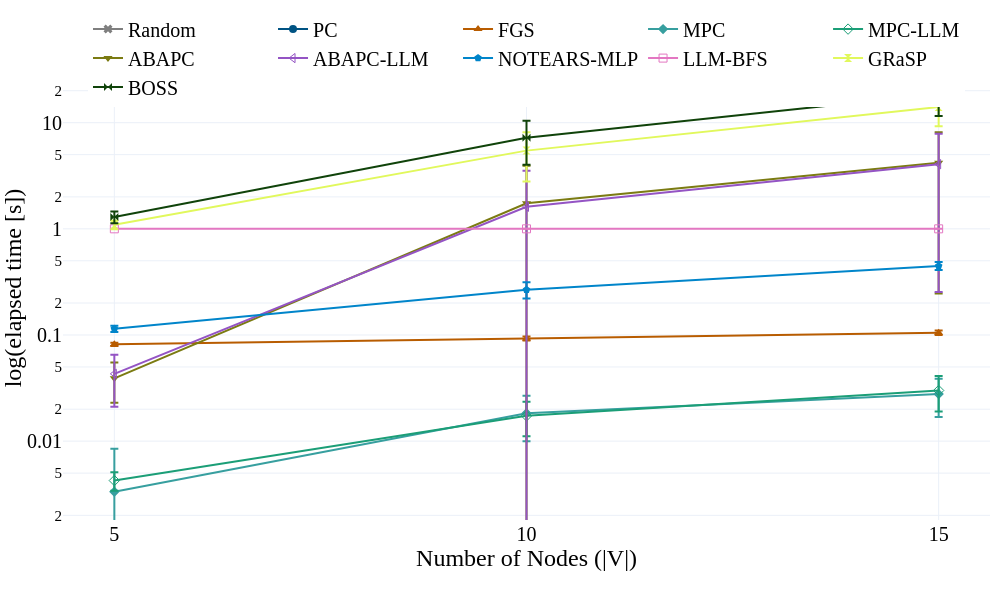

The cell this chart's notebook holds for it:
### Markdown cell above
## Runtime

### Code cell
if runtime_methods:
    plot_runtime(
        dag_grouped,
        ['n_nodes'],
        '',
        names_dict,
        symbols_dict,
        colors_dict,
        runtime_methods,
        share_y=False,
        save_figs=save_figs,
        output_name="../results/figs/Fig.2_runtime.html",
        debug=False,
        font_size=20,
        plot_height=600,
        plot_width=1000,
    )
else:
    print('No runtime plot generated; update runtime_methods to include at least one model key.')

### Figure 1 — Plotly figure (JSON) as saved in the notebook; plotly's stock layout.template omitted (floating-point values rounded to 4 significant figures)
{"data": [{"error_y": {"array": [0.0, 0.0, 0.0], "thickness": 2, "type": "data"}, "line": {"color": "#7f7f7f", "simplify": true, "width": 2}, "marker": {"color": "#7f7f7f", "size": 8, "symbol": "x"}, "mode": "lines+markers", "name": "Random", "showlegend": true, "type": "scatter", "x": ["5", "10", "15"], "xaxis": "x", "y": [0.0, 0.0, 0.0], "yaxis": "y"}, {"error_y": {"array": [NaN, NaN, NaN], "thickness": 2, "type": "data"}, "line": {"color": "#005383", "simplify": true, "width": 2}, "marker": {"color": "#005383", "size": 8, "symbol": "circle"}, "mode": "lines+markers", "name": "PC", "showlegend": true, "type": "scatter", "x": ["5", "10", "15"], "xaxis": "x", "y": [NaN, NaN, NaN], "yaxis": "y"}, {"error_y": {"array": [0.002789, 0.003897, 0.005055], "thickness": 2, "type": "data"}, "line": {"color": "#b85c00", "simplify": true, "width": 2}, "marker": {"color": "#b85c00", "size": 8, "symbol": "triangle-up-dot"}, "mode": "lines+markers", "name": "FGS", "showlegend": true, "type": "scatter", "x": ["5", "10", "15"], "xaxis": "x", "y": [0.08167, 0.09278, 0.105], "yaxis": "y"}, {"error_y": {"array": [0.005164, 0.008367, 0.01089], "thickness": 2, "type": "data"}, "line": {"color": "#379f9f", "simplify": true, "width": 2}, "marker": {"color": "#379f9f", "size": 8, "symbol": "diamond-dot"}, "mode": "lines+markers", "name": "MPC", "showlegend": true, "type": "scatter", "x": ["5", "10", "15"], "xaxis": "x", "y": [0.003333, 0.01833, 0.02778], "yaxis": "y"}, {"error_y": {"array": [0.0008455, 0.0062, 0.01098], "thickness": 2, "type": "data"}, "line": {"color": "#1b9e77", "simplify": true, "width": 2}, "marker": {"color": "#1b9e77", "size": 8, "symbol": "diamond-open"}, "mode": "lines+markers", "name": "MPC-LLM", "showlegend": true, "type": "scatter", "x": ["5", "10", "15"], "xaxis": "x", "y": [0.004254, 0.0173, 0.03002], "yaxis": "y"}, {"error_y": {"array": [0.01612, 2.195, 3.946], "thickness": 2, "type": "data"}, "line": {"color": "#7b7b12", "simplify": true, "width": 2}, "marker": {"color": "#7b7b12", "size": 8, "symbol": "triangle-down-dot"}, "mode": "lines+markers", "name": "ABAPC", "showlegend": true, "type": "scatter", "x": ["5", "10", "15"], "xaxis": "x", "y": [0.03908, 1.743, 4.193], "yaxis": "y"}, {"error_y": {"array": [0.02195, 1.909, 3.81], "thickness": 2, "type": "data"}, "line": {"color": "#9454c4", "simplify": true, "width": 2}, "marker": {"color": "#9454c4", "size": 8, "symbol": "triangle-left-open"}, "mode": "lines+markers", "name": "ABAPC-LLM", "showlegend": true, "type": "scatter", "x": ["5", "10", "15"], "xaxis": "x", "y": [0.04306, 1.613, 4.064], "yaxis": "y"}, {"error_y": {"array": [0.007794, 0.04621, 0.03885], "thickness": 2, "type": "data"}, "line": {"color": "#0085CA", "simplify": true, "width": 2}, "marker": {"color": "#0085CA", "size": 8, "symbol": "pentagon-dot"}, "mode": "lines+markers", "name": "NOTEARS-MLP", "showlegend": true, "type": "scatter", "x": ["5", "10", "15"], "xaxis": "x", "y": [0.1144, 0.2672, 0.4478], "yaxis": "y"}, {"error_y": {"array": [0.0, 0.0, 0.0], "thickness": 2, "type": "data"}, "line": {"color": "#e377c2", "simplify": true, "width": 2}, "marker": {"color": "#e377c2", "size": 8, "symbol": "square-open"}, "mode": "lines+markers", "name": "LLM-BFS", "showlegend": true, "type": "scatter", "x": ["5", "10", "15"], "xaxis": "x", "y": [1.0, 1.0, 1.0], "yaxis": "y"}, {"error_y": {"array": [0.1022, 2.669, 4.8], "thickness": 2, "type": "data"}, "line": {"color": "#e1f85c", "simplify": true, "width": 2}, "marker": {"color": "#e1f85c", "size": 8, "symbol": "hourglass"}, "mode": "lines+markers", "name": "GRaSP", "showlegend": true, "type": "scatter", "x": ["5", "10", "15"], "xaxis": "x", "y": [1.095, 5.454, 14.06], "yaxis": "y"}, {"error_y": {"array": [0.1645, 3.2, 7.047], "thickness": 2, "type": "data"}, "line": {"color": "#10430A", "simplify": true, "width": 2}, "marker": {"color": "#10430A", "size": 8, "symbol": "bowtie"}, "mode": "lines+markers", "name": "BOSS", "showlegend": true, "type": "scatter", "x": ["5", "10", "15"], "xaxis": "x", "y": [1.294, 7.224, 18.63], "yaxis": "y"}], "layout": {"font": {"color": "black", "family": "Serif", "size": 20}, "height": 600, "legend": {"orientation": "h", "x": 0.5, "xanchor": "center", "y": 1.1, "yanchor": "top"}, "margin": {"b": 80, "l": 10, "r": 10, "t": 10}, "width": 1000, "xaxis": {"anchor": "y", "domain": [0.0, 1.0], "title": {"standoff": 0, "text": "Number of Nodes (|V|)"}}, "yaxis": {"anchor": "x", "domain": [0.0, 1.0], "matches": "y", "title": {"standoff": 0, "text": "log(elapsed time [s])"}, "type": "log"}}}
